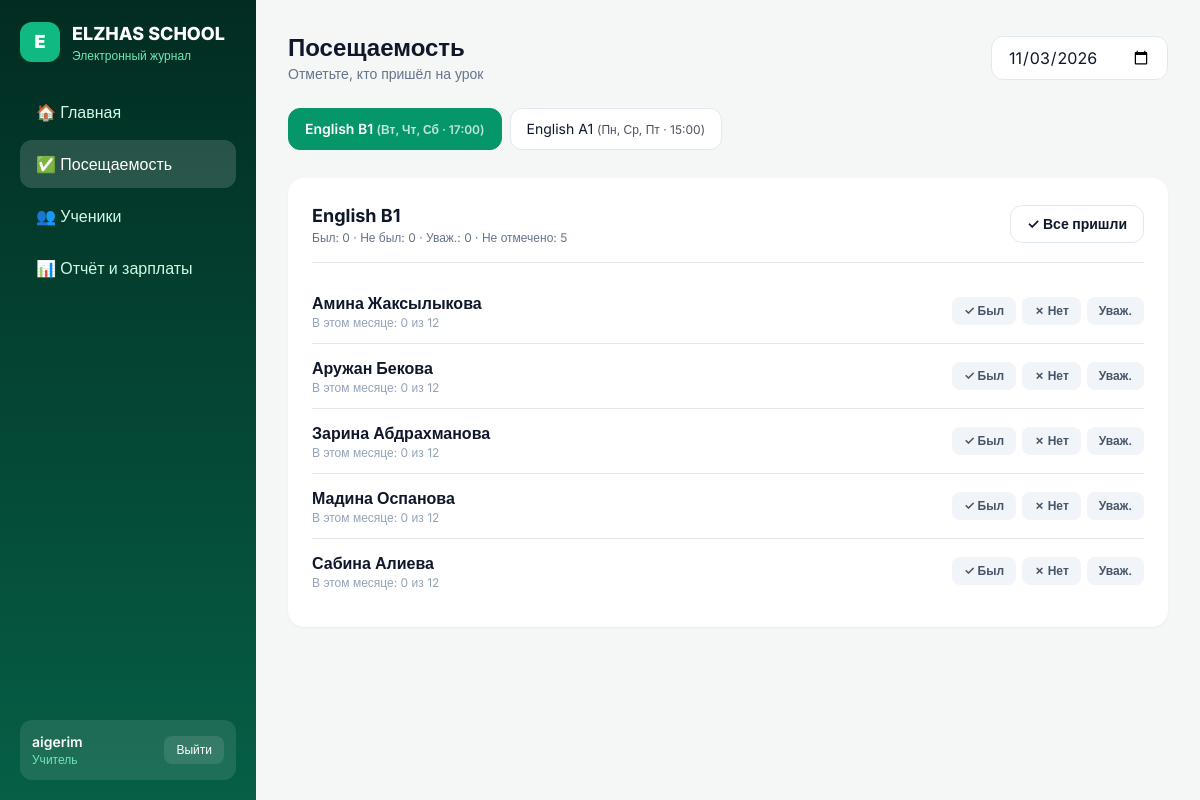
The app's page /attendance/ (signed in) with its own data.
### journal/models.py (models this page shows, shortened)
class Group(models.Model):
    name = models.CharField("Название", max_length=100)
    teacher = models.ForeignKey(
        Teacher,
        on_delete=models.PROTECT,      # нельзя удалить учителя, пока у него есть группы
        related_name="groups",
        verbose_name="Учитель",
    )
    monthly_fee = models.PositiveIntegerField("Абонемент в месяц, ₸")
    default_lessons = models.PositiveSmallIntegerField(
        "Уроков в месяц (по умолчанию)",
        default=12,
        validators=[MinValueValidator(1)],
    )
    lesson_time = models.TimeField("Время урока")
    mon = models.BooleanField("Пн", default=False)
    tue = models.BooleanField("Вт", default=False)
    wed = models.BooleanField("Ср", default=False)
    thu = models.BooleanField("Чт", default=False)
    fri = models.BooleanField("Пт", default=False)
    sat = models.BooleanField("Сб", default=False)
    sun = models.BooleanField("Вс", default=False)
    class Meta:
        verbose_name = "Группа"
        verbose_name_plural = "Группы"
        ordering = ["lesson_time", "name"]
    def weekdays(self):
        flags = [self.mon, self.tue, self.wed, self.thu, self.fri, self.sat, self.sun]
        return [i for i, on in enumerate(flags) if on]
    def weekdays_display(self):
        names = ["Пн", "Вт", "Ср", "Чт", "Пт", "Сб", "Вс"]
        return ", ".join(names[i] for i in self.weekdays())
    def has_lesson_on(self, day):
        return day.weekday() in self.weekdays()
    def lessons_in_month(self, month: str) -> int:
        custom = self.month_lessons.filter(month=month).first()
        if custom:
            return custom.lessons
        active_days = set(self.weekdays())  # например, {0, 2, 4} для Пн, Ср, Пт
        if not active_days:
            return self.default_lessons
        year, mon = map(int, month.split("-"))
        _, days_in_month = calendar.monthrange(year, mon)
        count = sum(
            1 for day in range(1, days_in_month + 1)
            if calendar.weekday(year, mon, day) in active_days
        )
        return count or self.default_lessons

class Student(models.Model):
    full_name = models.CharField("ФИО", max_length=150)
    parent_phone = models.CharField("Телефон родителя", max_length=20, blank=True)
    group = models.ForeignKey(
        Group,
        on_delete=models.PROTECT,
        related_name="students",
        verbose_name="Группа",
    )
    created_at = models.DateField("Дата добавления", auto_now_add=True)
    is_active = models.BooleanField("Активен", default=True)
    class Meta:
        verbose_name = "Ученик"
        verbose_name_plural = "Ученики"
        ordering = ["full_name"]

### journal/views.py (the view)
# urls.py: path('attendance/', views.attendance_view, name='attendance'),
@login_required
def attendance_view(request):
    groups = list(user_groups(request.user))
    date_str = request.GET.get("date") or date.today().isoformat()
    try:
        selected_date = datetime.strptime(date_str, "%Y-%m-%d").date()
    except ValueError:
        selected_date = date.today()
        date_str = selected_date.isoformat()
    month = date_str[:7]
    groups.sort(key=lambda g: not g.has_lesson_on(selected_date))
    group_id = request.GET.get("group")
    selected_group = None
    if group_id:
        selected_group = next((g for g in groups if str(g.id) == str(group_id)), None)
    if not selected_group and groups:
        selected_group = groups[0]
    student_rows = []
    counts = {"present": 0, "absent": 0, "excused": 0, "unmarked": 0}
    if selected_group:
        students = selected_group.students.filter(is_active=True)
        att_map = {
            a.student_id: a.status
            for a in Attendance.objects.filter(student__in=students, date=selected_date)
        }
        for s in students:
            st = att_map.get(s.id, "")
            if st in counts:
                counts[st] += 1
            else:
                counts["unmarked"] += 1
            m_stats = student_month_stats(s, month)
            student_rows.append({
                "student": s,
                "status": st,
                "month_present": m_stats["present"],
                "lessons_norm": m_stats["lessons_norm"],
            })
    context = {
        "page": "attendance",
        "groups": groups,
        "selected_group": selected_group,
        "selected_date": selected_date,
        "date_str": date_str,
        "student_rows": student_rows,
        "counts": counts,
    }
    return render(request, "journal/attendance.html", context)

### journal/services.py (called while the page is built)
def user_groups(user):
    if user.is_superuser or user.is_staff:
        return Group.objects.select_related("teacher").all()
    if hasattr(user, "teacher"):
        return Group.objects.select_related("teacher").filter(teacher=user.teacher)
    return Group.objects.none()

### templates/journal/attendance.html (shortened to what this page needs)
{% extends "base.html" %}
{% block content %}
<div class="flex flex-wrap items-center justify-between gap-4 mb-6">
  <div>
    <h1 class="text-2xl font-bold">Посещаемость</h1>
    <p class="text-sm text-slate-500">Отметьте, кто пришёл на урок</p>
  </div>
  <form method="get" class="flex items-center gap-2">
    <input type="date" name="date" value="{{ date_str }}" onchange="this.form.submit()" class="px-4 py-2 rounded-xl border border-slate-200 bg-white">
  </form>
</div>
<div class="flex gap-2 overflow-x-auto pb-3 mb-4">
  {% for g in groups %}
    <a href="?group={{ g.id }}&date={{ date_str }}"
       class="px-4 py-2.5 rounded-xl border text-sm whitespace-nowrap {% if selected_group and g.id == selected_group.id %}bg-emerald-600 text-white border-emerald-600 font-semibold{% else %}bg-white border-slate-200 hover:border-emerald-400{% endif %}">
      {{ g.name }} <span class="text-xs opacity-75">({{ g.weekdays_display }} · {{ g.lesson_time|time:"H:i" }})</span>
    </a>
  {% endfor %}
</div>
{% if selected_group %}
<div class="bg-white rounded-2xl p-6 shadow-sm">
  <div class="flex flex-wrap items-center justify-between gap-4 pb-4 border-b mb-4">
    <div>
      <h2 class="font-bold text-lg">{{ selected_group.name }}</h2>
      <div class="text-xs text-slate-500">
        Был: {{ counts.present }} · Не был: {{ counts.absent }} · Уваж.: {{ counts.excused }} · Не отмечено: {{ counts.unmarked }}
      </div>
    </div>
    <form method="post" action="{% url 'mark_all_present' selected_group.id %}">
      <button type="submit" class="px-4 py-2 rounded-xl border border-slate-200 hover:bg-slate-50 text-sm font-semibold">
        ✓ Все пришли
      </button>
    </form>
  </div>
  <div class="divide-y">
    {% for row in student_rows %}
    <div class="py-3 flex items-center justify-between gap-3">
      <div>
        <div class="font-semibold">{{ row.student.full_name }}</div>
        <div class="text-xs text-slate-400">В этом месяце: {{ row.month_present }} из {{ row.lessons_norm }}</div>
      </div>
      <form method="post" action="{% url 'mark_attendance' row.student.id %}" class="flex gap-1.5">
        <button name="status" value="present" class="px-3 py-1.5 rounded-lg text-xs font-semibold {% if row.status == 'present' %}bg-emerald-600 text-white{% else %}bg-slate-100 text-slate-600 hover:bg-emerald-50{% endif %}">
          ✓ Был
        </button>
        <button name="status" value="absent" class="px-3 py-1.5 rounded-lg text-xs font-semibold {% if row.status == 'absent' %}bg-red-600 text-white{% else %}bg-slate-100 text-slate-600 hover:bg-red-50{% endif %}">
          ✗ Нет
        </button>
        <button name="status" value="excused" class="px-3 py-1.5 rounded-lg text-xs font-semibold {% if row.status == 'excused' %}bg-amber-500 text-white{% else %}bg-slate-100 text-slate-600 hover:bg-amber-50{% endif %}">
          Уваж.
        </button>
      </form>
    </div>
    {% empty %}
    <div class="py-8 text-center text-slate-400">В этой группе пока нет учеников</div>
    {% endfor %}
  </div>
</div>
{% else %}
<div class="bg-white rounded-2xl p-8 text-center text-slate-400">Нет доступных групп</div>
{% endif %}
{% endblock %}

### templates/base.html (shortened to what this page needs)
<!DOCTYPE html>
<html lang="ru">
<head>
  <script src="https://cdn.tailwindcss.com"></script>
</head>
<body class="text-slate-900 min-h-screen flex flex-col md:flex-row">
  <aside class="hidden md:flex md:w-64 bg-gradient-to-b from-emerald-950 to-emerald-800 text-emerald-100 flex-col p-5 sticky top-0 h-screen">
    <div class="flex items-center gap-3 text-white font-extrabold text-lg pb-6">
      <div class="w-10 h-10 rounded-xl bg-emerald-500 flex items-center justify-center text-white font-black">E</div>
      <div>ELZHAS SCHOOL<span class="block text-xs font-normal text-emerald-300">Электронный журнал</span></div>
    </div>
    <nav class="space-y-1 flex-1">
      <a href="{% url 'dashboard' %}" class="flex items-center gap-3 px-4 py-3 rounded-xl font-medium {% if page == 'dashboard' %}bg-white/15 text-white{% else %}hover:bg-white/10{% endif %}">
        🏠 Главная
      </a>
      <a href="{% url 'attendance' %}" class="flex items-center gap-3 px-4 py-3 rounded-xl font-medium {% if page == 'attendance' %}bg-white/15 text-white{% else %}hover:bg-white/10{% endif %}">
        ✅ Посещаемость
      </a>
      <a href="{% url 'students' %}" class="flex items-center gap-3 px-4 py-3 rounded-xl font-medium {% if page == 'students' %}bg-white/15 text-white{% else %}hover:bg-white/10{% endif %}">
        👥 Ученики
      </a>
      <a href="{% url 'report' %}" class="flex items-center gap-3 px-4 py-3 rounded-xl font-medium {% if page == 'report' %}bg-white/15 text-white{% else %}hover:bg-white/10{% endif %}">
        📊 Отчёт и зарплаты
      </a>
    </nav>
    <div class="bg-white/10 rounded-xl p-3 flex items-center justify-between">
      <div class="truncate">
        <div class="text-white font-semibold text-sm truncate">{{ user.username }}</div>
        <div class="text-xs text-emerald-300">{% if user.is_superuser or user.is_staff %}Директор{% else %}Учитель{% endif %}</div>
      </div>
      <form method="post" action="{% url 'logout' %}">
        <button type="submit" class="text-xs bg-white/10 hover:bg-white/20 text-white px-3 py-1.5 rounded-lg">Выйти</button>
      </form>
    </div>
  </aside>
  <main class="flex-1 p-4 md:p-8 pb-24 md:pb-8 max-w-6xl w-full mx-auto">
    {% block content %}{% endblock %}
  </main>
</body>
</html>

### templates/base.html (style rules this page uses)
body { font-family: 'Inter', sans-serif; background: #f4f7f6; }

### records on screen
Group: name "English B1", weekdays_display "Вт, Чт, Сб", lesson_time "17:00"
Group: name "English A1", weekdays_display "Пн, Ср, Пт", lesson_time "15:00"
Student: student.full_name "Амина Жаксылыкова", month_present "0", lessons_norm "12"
Student: student.full_name "Аружан Бекова", month_present "0", lessons_norm "12"
Student: student.full_name "Зарина Абдрахманова", month_present "0", lessons_norm "12"
Student: student.full_name "Мадина Оспанова", month_present "0", lessons_norm "12"
Student: student.full_name "Сабина Алиева", month_present "0", lessons_norm "12"

### other values on screen
{{ user.username }} "aigerim"
{{ counts.present }} "0"
{{ counts.absent }} "0"
{{ counts.excused }} "0"
{{ counts.unmarked }} "5"
